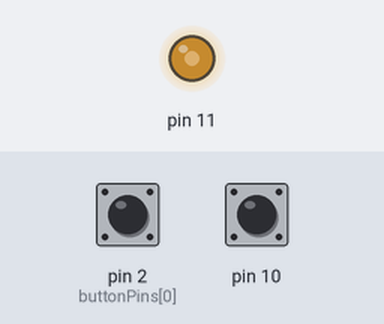
Recording of a sketch running on a simulated Arduino Uno, built with avr-gcc and run on an emulated ATmega328P. On the bench: output pins drawn as LEDs (lit = HIGH). Inputs (shaded band) come from the test bench; at power-on: pin 2 (buttonPins[0]) HIGH, pin 10 HIGH. What the sketch prints to the serial monitor is not drawn.

Above: at 2.7 s.
2.8 s: pin 2 (buttonPins[0]) pulled LOW for 0.15 s
At 3.3 s:
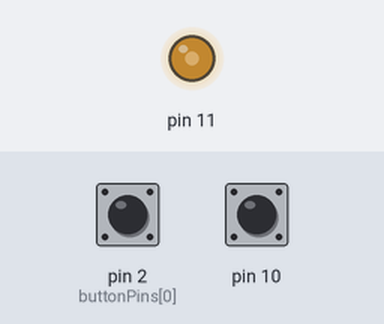
4.5 s: pin 2 (buttonPins[0]) pulled LOW for 1 s
At 5.8 s:
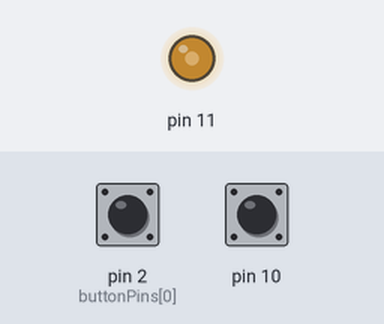
Timing chart, 0 to 7.5 s (numbered marks = the images above; inputs shaded):
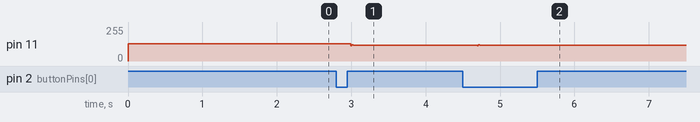

The sketch:

dspD8_v1-5.ino
```cpp
// dsp-D8 Drum Chip (c) DSP Synthesizers 2015
// Free for non commercial use

#include <avr/interrupt.h>
#include <avr/io.h>
#include <avr/pgmspace.h>
#include "drum_samples.h"

#ifndef cbi
#define cbi(sfr, bit) (_SFR_BYTE(sfr) &= ~_BV(bit))
#endif
#ifndef sbi
#define sbi(sfr, bit) (_SFR_BYTE(sfr) |= _BV(bit))
#endif

// Standard Arduino Pins
#define digitalPinToPortReg(P) \
	(((P) >= 0 && (P) <= 7) ? &PORTD : (((P) >= 8 && (P) <= 13) ? &PORTB : &PORTC))
#define digitalPinToDDRReg(P) \
	(((P) >= 0 && (P) <= 7) ? &DDRD : (((P) >= 8 && (P) <= 13) ? &DDRB : &DDRC))
#define digitalPinToPINReg(P) \
	(((P) >= 0 && (P) <= 7) ? &PIND : (((P) >= 8 && (P) <= 13) ? &PINB : &PINC))
#define digitalPinToBit(P) \
	(((P) >= 0 && (P) <= 7) ? (P) : (((P) >= 8 && (P) <= 13) ? (P) - 8 : (P) - 14))

#define digitalReadFast(P) bitRead(*digitalPinToPINReg(P), digitalPinToBit(P))

#define digitalWriteFast(P, V) bitWrite(*digitalPinToPortReg(P), digitalPinToBit(P), (V))

const unsigned char PS_128 = (1 << ADPS2) | (1 << ADPS1) | (1 << ADPS0);

//--------- Ringbuf parameters ----------
uint8_t Ringbuffer[256];
uint8_t RingWrite = 0;
uint8_t RingRead = 0;
volatile uint8_t RingCount = 0;

const int LFilterPin = A4;
float alpha = 0.1;
int16_t filteredOutput = 0;

//-----------------------------------------
ISR(TIMER1_COMPA_vect)
{

	//-------------------  Ringbuffer handler -------------------------

	if (RingCount)
	{ // If entry in FIFO..
		int16_t rawOutput = Ringbuffer[RingRead++];
		filteredOutput = (alpha * rawOutput) + ((1 - alpha) * filteredOutput);
		OCR2A = filteredOutput; // Output LSB of 16-bit DAC
		RingCount--;
	}

	//-----------------------------------------------------------------
}

// Define the array of arrays
const uint8_t *const drumSamples[8] PROGMEM = {BD, SN, CH, OH, RS, CL, RD, CR};
int buttonPins[8] = {2, 3, 4, 5, 6, 7, 8, 9}; // or byte?
bool currentButtonStates[8] = {LOW, LOW, LOW, LOW, LOW, LOW, LOW, LOW};
bool lastButtonStates[8] = {HIGH, HIGH, HIGH, HIGH, HIGH, HIGH, HIGH, HIGH};
const int pitchPins[3] = {A0, A1, A2};
uint8_t phaccs[8];
uint8_t pitches[8] = {128, 64, 64, 64, 64, 64, 16, 16};
uint16_t samplelens[8] = {2154, 3482, 482, 2572, 1160, 2384, 5066, 5414};
uint16_t samplecnts[8];
uint16_t samplepnts[8];

uint8_t oldPORTB;
uint8_t oldPORTD;

int16_t total;
uint8_t divider;
uint8_t MUX = 0;
char ser = ' ';

void setup()
{
	OSCCAL = 0xFF;

	// Drumtrigger inputs
	for (int i = 0; i < 8; i++)
	{ // byte
		pinMode(buttonPins[i], INPUT_PULLUP);
	}

	// Pitch inputs
	for (int i = 0; i < 3; i++)
	{ // byte
		pinMode(pitchPins[i], INPUT);
	}

	pinMode(LFilterPin, INPUT);

	// 8-bit PWM DAC pin+
	pinMode(11, OUTPUT);

	// Set up Timer 1 to send a sample every interrupt.
	cli();
	// Set CTC mode
	// Have to set OCR1A *after*, otherwise it gets reset to 0!
	TCCR1B = (TCCR1B & ~_BV(WGM13)) | _BV(WGM12);
	TCCR1A = TCCR1A & ~(_BV(WGM11) | _BV(WGM10));
	// No prescaler
	TCCR1B = (TCCR1B & ~(_BV(CS12) | _BV(CS11))) | _BV(CS10);
	// Set the compare register (OCR1A).
	// OCR1A is a 16-bit register, so we have to do this with
	// interrupts disabled to be safe.
	// OCR1A = F_CPU / SAMPLE_RATE;
	// Enable interrupt when TCNT1 == OCR1A
	TIMSK1 |= _BV(OCIE1A);
	OCR1A = 400; // 40KHz Samplefreq

	// Set up Timer 2 to do pulse width modulation on D11

	// Use internal clock (datasheet p.160)
	ASSR &= ~(_BV(EXCLK) | _BV(AS2));

	// Set fast PWM mode  (p.157)
	TCCR2A |= _BV(WGM21) | _BV(WGM20);
	TCCR2B &= ~_BV(WGM22);

	// Do non-inverting PWM on pin OC2A (p.155)
	// On the Arduino this is pin 11.
	TCCR2A = (TCCR2A | _BV(COM2A1)) & ~_BV(COM2A0);
	TCCR2A &= ~(_BV(COM2B1) | _BV(COM2B0));
	// No prescaler (p.158)
	TCCR2B = (TCCR2B & ~(_BV(CS12) | _BV(CS11))) | _BV(CS10);

	// Set initial pulse width to the first sample.
	OCR2A = 128;

	// set timer0 interrupt at 61Hz
	TCCR0A = 0; // set entire TCCR0A register to 0
	TCCR0B = 0; // same for TCCR0B
	TCNT0 = 0;	// initialize counter value to 0
	// set compare match register for 62hz increments
	OCR0A = 255; // = 61Hz
	// turn on CTC mode
	TCCR0A |= (1 << WGM01);
	// Set CS01 and CS00 bits for prescaler 1024
	TCCR0B |= (1 << CS02) | (0 << CS01) | (1 << CS00); // 1024 prescaler

	TIMSK0 = 0;

	// set up the ADC
	ADCSRA &= ~PS_128; // remove bits set by Arduino library
	// Choose prescaler PS_128.
	ADCSRA |= PS_128;
	ADMUX = 64;
	sbi(ADCSRA, ADSC);

	filteredOutput = 128;

	Serial.begin(9600);
	Serial.println("Modified [Jan Ostman] dsp-D8:");
	Serial.println("https://janostman.wordpress.com/the-dsp-d8-drum-chip-source-code/");
	Serial.println("Press asdfjkl; to play the drums.");

	sei();
}

void loop()
{

	//------ Add current sample word to ringbuffer FIFO --------------------

	if (RingCount < 255)
	{ // if space in ringbuffer
		total = 0;

		// we can't wrap the following a for loop, for some reason when we do the samples get corrupted, or we have side-effects/compiler optimising issues
		if (samplecnts[0])
		{
			phaccs[0] += pitches[0];
			if (phaccs[0] & 128)
			{
				phaccs[0] &= 127;
				samplepnts[0]++;
				samplecnts[0]--;
			}
			total += (pgm_read_byte_near(drumSamples[0] + samplepnts[0]) - 128);
		}

		if (samplecnts[1])
		{
			phaccs[1] += pitches[1];
			if (phaccs[1] & 128)
			{
				phaccs[1] &= 127;
				samplepnts[1]++;
				samplecnts[1]--;
			}
			total += (pgm_read_byte_near(drumSamples[1] + samplepnts[1]) - 128);
		}

		if (samplecnts[2])
		{
			phaccs[2] += pitches[2];
			if (phaccs[2] & 128)
			{
				phaccs[2] &= 127;
				samplepnts[2]++;
				samplecnts[2]--;
			}
			total += (pgm_read_byte_near(drumSamples[2] + samplepnts[2]) - 128);
		}

		if (samplecnts[3])
		{
			phaccs[3] += pitches[3];
			if (phaccs[3] & 128)
			{
				phaccs[3] &= 127;
				samplepnts[3]++;
				samplecnts[3]--;
			}
			total += (pgm_read_byte_near(drumSamples[3] + samplepnts[3]) - 128);
		}

		if (samplecnts[4])
		{
			phaccs[4] += pitches[4];
			if (phaccs[4] & 128)
			{
				phaccs[4] &= 127;
				samplepnts[4]++;
				samplecnts[4]--;
			}
			total += (pgm_read_byte_near(drumSamples[4] + samplepnts[4]) - 128);
		}

		if (samplecnts[5])
		{
			phaccs[5] += pitches[5];
			if (phaccs[5] & 128)
			{
				phaccs[5] &= 127;
				samplepnts[5]++;
				samplecnts[5]--;
			}
			total += (pgm_read_byte_near(drumSamples[5] + samplepnts[5]) - 128);
		}

		if (samplecnts[6])
		{
			phaccs[6] += pitches[6];
			if (phaccs[6] & 128)
			{
				phaccs[6] &= 127;
				samplepnts[6]++;
				samplecnts[6]--;
			}
			total += (pgm_read_byte_near(drumSamples[6] + samplepnts[6]) - 128);
		}

		if (samplecnts[7])
		{
			phaccs[7] += pitches[7];
			if (phaccs[7] & 128)
			{
				phaccs[7] &= 127;
				samplepnts[7]++;
				samplecnts[7]--;
			}
			total += (pgm_read_byte_near(drumSamples[7] + samplepnts[7]) - 128);
		}

		total >>= 1;
		if (!(PINB & 4))
			total >>= 1;
		total += 128;
		if (total > 255)
			total = 255;

		// just one button for triggering bass drum for now
		currentButtonStates[0] = digitalRead(buttonPins[0]);
		if (lastButtonStates[0] == HIGH && currentButtonStates[0] == LOW)
		{
			trigger(0);
		}
		lastButtonStates[0] = currentButtonStates[0];

		cli();
		Ringbuffer[RingWrite] = total;
		RingWrite++;
		RingCount++;
		sei();
	}

	//----------------------------------------------------------------------------

	//----------------- Handle Triggers ------------------------------
	if (Serial.available() > 0)
	{
		ser = Serial.read();
		Serial.write(ser);
		switch (ser)
		{
		case ('a'):
			trigger(0);
			break;
		case ('s'):
			trigger(1);
			break;
		case ('d'):
			trigger(2);
			break;
		case ('f'):
			trigger(3);
			break;
		case ('j'):
			trigger(4);
			break;
		case ('k'):
			trigger(5);
			break;
		case ('l'):
			trigger(6);
			break;
		case (';'):
			trigger(7);
			break;
		default:
			break;
		}
	}

	//-----------------------------------------------------------------
}

void trigger(int drumNum)
{
	// int potValue = analogRead(A0);  // Read the potentiometer value (0-1023)
	// pitches[drumNum] = map(potValue, 0, 1023, 16, 128);  // Map the value to the desired pitch range (16-128)
	samplepnts[drumNum] = 0;
	samplecnts[drumNum] = samplelens[drumNum]; // hmm - need to set length at all?
}
```

Source omitted: drum_samples.h (data table, 89111 bytes)

Measured:
- after the input at 2.8 s, pin 11: 128/255 → 119/255 after 0.19 s
- after the input at 4.5 s, pin 11: 119/255 → 113/255 after 0.19 s, → 121/255 0.02 s later, → 119/255 0.02 s later
